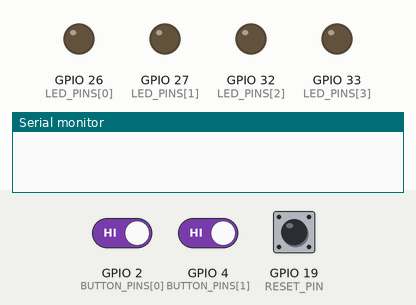
Bench run of a sketch on a simulated ESP32. On the bench: output pins drawn as LEDs (lit = HIGH), the last lines printed to the serial monitor. Inputs (shaded band) come from the test bench; at power-on: GPIO 19 (RESET_PIN) HIGH, GPIO 2 (BUTTON_PINS[0]) HIGH, GPIO 4 (BUTTON_PINS[1]) HIGH.

Above: at 1.2 s.
1.3 s: GPIO 19 (RESET_PIN) pulled LOW for 0.15 s
At 1.9 s:
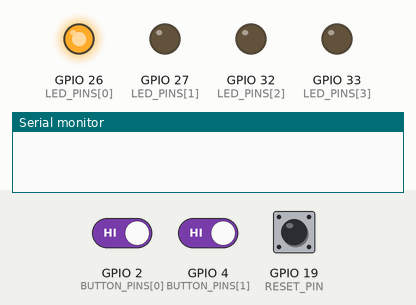
At 2.9 s:
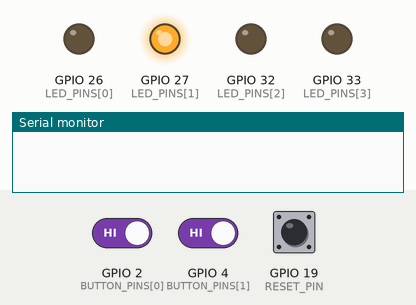
4.4 s: GPIO 2 (BUTTON_PINS[0]) driven LOW and GPIO 4 (BUTTON_PINS[1]) driven LOW
At 7.0 s:
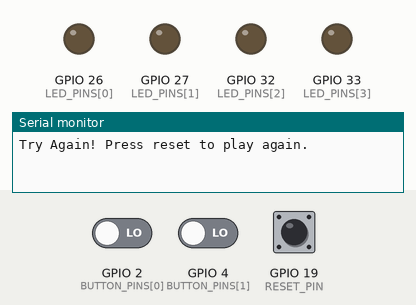
Timing chart, 0 to 8.5 s (numbered marks = the images above; inputs shaded):
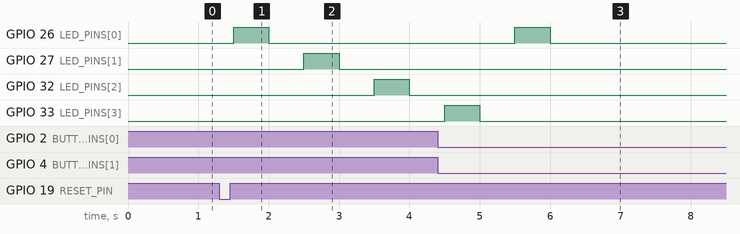

Measured:
- after the input at 1.3 s, GPIO 26 (LED_PINS[0]): LOW → HIGH after 0.20 s, → LOW 0.50 s later; GPIO 27 (LED_PINS[1]): LOW → HIGH after 1.2 s, → LOW 0.50 s later; GPIO 32 (LED_PINS[2]): LOW → HIGH after 2.2 s, → LOW 0.50 s later
- after the input at 4.4 s, GPIO 26 (LED_PINS[0]): LOW → HIGH after 1.1 s, → LOW 0.50 s later

The sketch:

simon_game.ino
```cpp
#include <Arduino.h>

const int LED_PINS[] = {26, 27, 32, 33};
const int BUTTON_PINS[] = {2, 4, 5, 18};
const int RESET_PIN = 19;
const int NUM_COLORS = 4;

int sequence[NUM_COLORS];
int currentPhase = 1;

enum GameState {
  NOT_STARTED,
  PLAYING,
  AWAITING_USER_INPUT,
  ROUND_SUCCESS,
  GAME_OVER
};

GameState gameState = NOT_STARTED;

void setup() {
  Serial.begin(115200);

  for(int i = 0; i < NUM_COLORS; i++) {
    pinMode(LED_PINS[i], OUTPUT);
    pinMode(BUTTON_PINS[i], INPUT_PULLUP);
    digitalWrite(LED_PINS[i], LOW);
  }

  pinMode(RESET_PIN, INPUT_PULLUP);
}

void setPhaseSequence(int phase) {
  switch(phase) {
    case 1: // Passa por todos os LEDs sem repetir nenhum
      for(int i = 0; i < NUM_COLORS; i++) {
        sequence[i] = i;
      }
      break;
    case 2: // Comece pelo último LED
      sequence[0] = 3;
      sequence[1] = 2;
      sequence[2] = 1;
      sequence[3] = 0;
      break;
    case 3: // Intercalado: uma cor sim, outra cor não
      sequence[0] = 0;
      sequence[1] = 2;
      sequence[2] = 1;
      sequence[3] = 3;
      break;
    case 4: // Inverso da terceira fase
      sequence[0] = 1;
      sequence[1] = 3;
      sequence[2] = 0;
      sequence[3] = 2;
      break;
  }
}

void displaySequence() {
  for(int i = 0; i < NUM_COLORS; i++) {
    digitalWrite(LED_PINS[sequence[i]], HIGH);
    delay(500);
    digitalWrite(LED_PINS[sequence[i]], LOW);
    delay(500);
  }
  gameState = AWAITING_USER_INPUT;
}

bool getUserInput() {
  for(int i = 0; i < NUM_COLORS; i++) {
    int buttonPressed = false;
    while(!buttonPressed) {
      for(int j = 0; j < NUM_COLORS; j++) {
        if(digitalRead(BUTTON_PINS[j]) == LOW) {
          if(sequence[i] != j) {
            return false;
          }
          digitalWrite(LED_PINS[j], HIGH);
          delay(500);
          digitalWrite(LED_PINS[j], LOW);
          buttonPressed = true;
          break;  // Saia do loop interno
        }
      }
    }
    delay(500);
  }
  return true;
}

void loop() {
  if(gameState == NOT_STARTED && digitalRead(RESET_PIN) == LOW) {
    currentPhase = 1;
    gameState = PLAYING;
    delay(200);
    setPhaseSequence(currentPhase);
    displaySequence();
  }

  switch (gameState) {
    case AWAITING_USER_INPUT:
      if(getUserInput()) {
        gameState = ROUND_SUCCESS;
      } else {
        gameState = GAME_OVER;
      }
      break;

    case ROUND_SUCCESS:
      Serial.println("Success!");
      currentPhase++;
      if(currentPhase > 4) {
        Serial.println("Congratulations! You've completed all phases. Press reset to play again.");
        gameState = NOT_STARTED;
      } else {
        gameState = PLAYING;
        setPhaseSequence(currentPhase);
        displaySequence();
      }
      delay(1000);
      break;

    case GAME_OVER:
      Serial.println("Try Again! Press reset to play again.");
      gameState = NOT_STARTED;
      delay(1000);
      break;

    default:
      break;
  }
}
```
